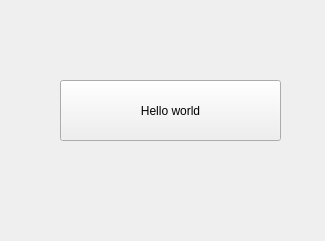
<?xml version="1.0" encoding="UTF-8"?>
<ui version="4.0">
 <class>Widget</class>
 <widget class="QWidget" name="Widget">
  <property name="geometry">
   <rect>
    <x>0</x>
    <y>0</y>
    <width>325</width>
    <height>241</height>
   </rect>
  </property>
  <property name="windowTitle">
   <string>Widget</string>
  </property>
  <widget class="QPushButton" name="pushButton">
   <property name="geometry">
    <rect>
     <x>60</x>
     <y>80</y>
     <width>221</width>
     <height>61</height>
    </rect>
   </property>
   <property name="text">
    <string>Hello world</string>
   </property>
  </widget>
 </widget>
 <resources/>
 <connections/>
</ui>
